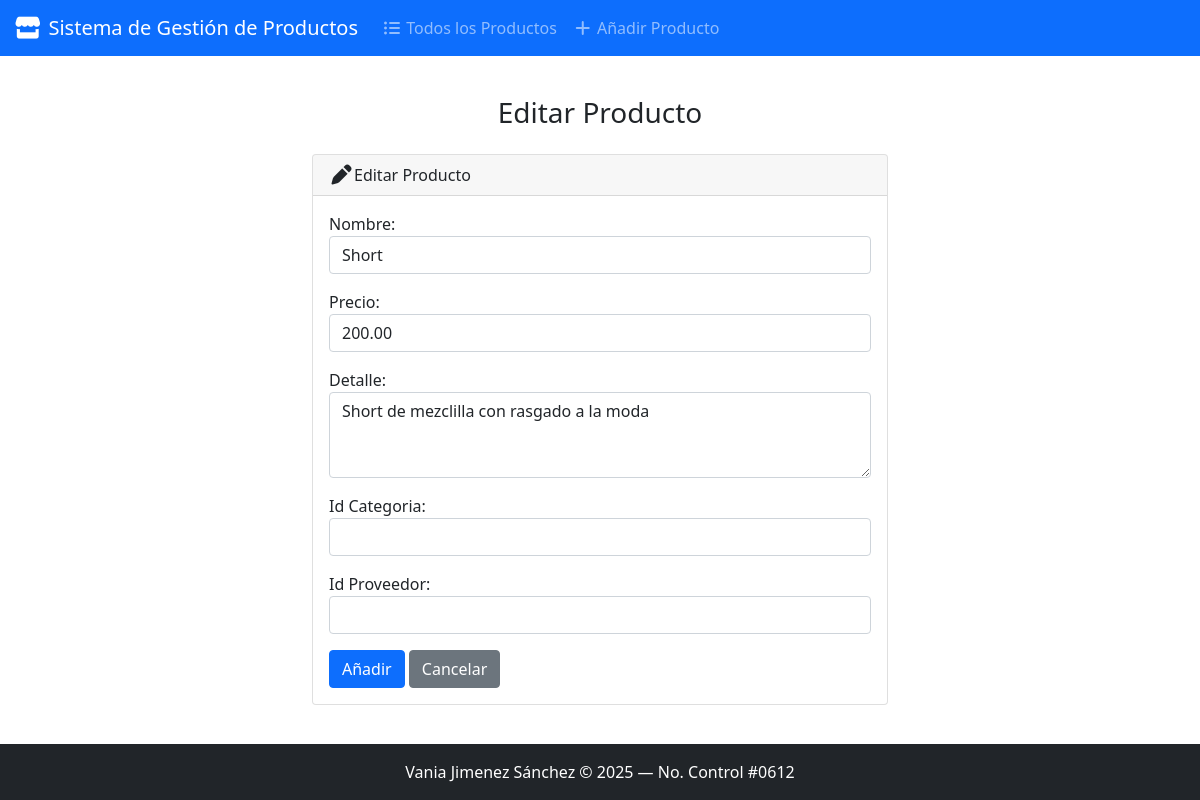
The page /edit/5/ on the database its author committed.
### productos/models.py (models this page shows, shortened)
class Producto(models.Model):
    id_producto = models.AutoField(primary_key=True)
    nombre = models.CharField(max_length=50)
    precio = models.DecimalField(max_digits=10, decimal_places=2)
    detalle = models.CharField(max_length=100)
    id_categoria = models.IntegerField()
    id_proveedor = models.IntegerField()

### productos/views.py (the view)
# urls.py: path('edit/<int:id>/', views.edit, name='edit'),
def edit(request, id):
    producto = get_object_or_404(Producto, pk=id)
    success = False
    if request.method == 'POST':
        form = ProductoForm(request.POST, instance=producto)
        if form.is_valid():
            form.save()
            success = True
    else:
        form = ProductoForm(instance=producto)
    return render(request, 'productos/edit.html', {
        'form': form,
        'success': success
    })

### productos/forms.py
class ProductoForm(forms.ModelForm):
    class Meta:
        model = Producto
        fields = ['nombre', 'precio', 'detalle', 'id_categoria', 'id_proveedor']
        labels = {
            'nombre': 'Nombre',
            'precio': 'Precio',
            'detalle': 'Detalle',
            'id_categoria': 'Id Categoria',
            'id_proveedor': 'Id Proveedor',
        }
        widgets = {
            'nombre': forms.TextInput(attrs={'class': 'form-control'}),
            'precio': forms.NumberInput(attrs={'class': 'form-control'}),
            'detalle': forms.Textarea(attrs={'class': 'form-control', 'rows': 3}),
            'id_categoria': forms.Select(attrs={'class': 'form-control'}),
            'id_proveedor': forms.Select(attrs={'class': 'form-control'}),
        }

### productos/templates/productos/edit.html (shortened to what this page needs)
{% extends "productos/base.html" %}
{% block body %}
<h3 class="text-center m-4">Editar Producto</h3>
<div class="row justify-content-center">
    <div class="col-6">
        <div class="card mb-3">
            <div class="card-header">
                <i class="fa-solid fa-pen fa-lg"></i>Editar Producto</div>
            <div class="card-body">
                <form method="POST">
                    {{ form.as_p }}
                    <button type="submit" class="btn btn-primary">Añadir</button>
                    <a href="{% url 'index' %}" class="btn btn-secondary">Cancelar</a>
                </form>
            </div>
        </div>
    </div>
</div>
{% endblock %}

### rows shown on the page
Producto: nombre "Short", precio "200.00", detalle "Short de mezclilla con rasgado a la moda"
